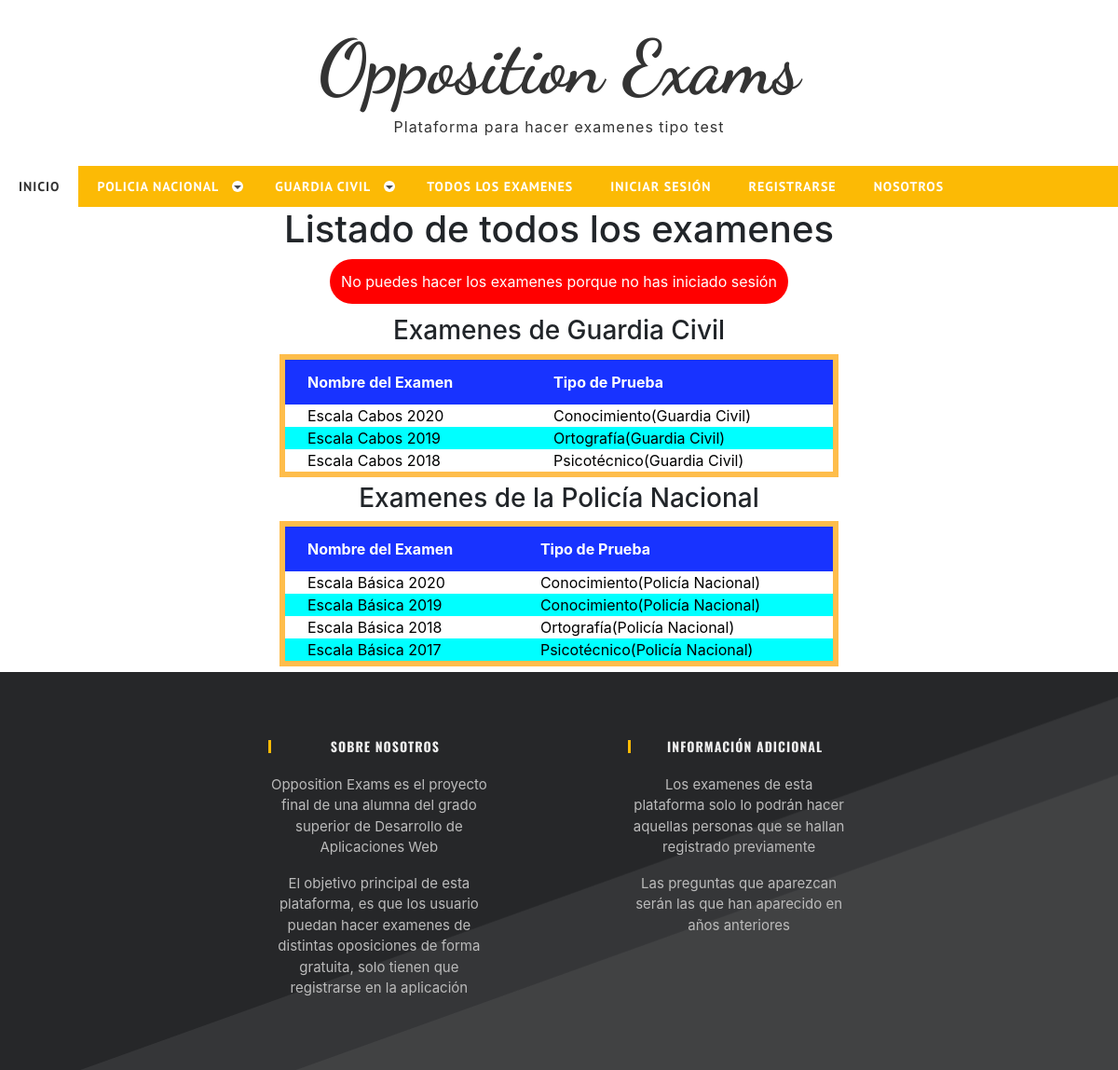
Screenshot of /oppositionexams/lista/ with the database file from the repository.
### examenes/models.py (models this page shows, shortened)
class Examen(models.Model):
    nombre = models.CharField(max_length=250)
    categoria = models.ForeignKey(Categoria, null=True, blank=True, verbose_name=_("Categoría"), on_delete= models.CASCADE)
    sub_categoria = models.ForeignKey(SubCategoria, null=True, blank=True, verbose_name=_("Sub-Categoría"), on_delete= models.CASCADE)
    numero_de_preguntas = models.IntegerField()
    tiempo = models.IntegerField(help_text="Duración del examen en minutos")
    puntuacion_para_pasar = models.IntegerField(help_text="Puntuación necesaria para aprobar")
    class Meta:
        verbose_name_plural=_("Examenes")

class SubCategoria(models.Model):
    sub_categoria = models.CharField(verbose_name=_("Sub-Categoría"),max_length=250,blank=True, null=True)
    categoria = models.ForeignKey(Categoria, null=True, blank=True, verbose_name=_("Categoría"), on_delete=models.CASCADE)
    objects = CategoriaManager()
    class Meta:
        verbose_name=_("Sub-Categoría")
        verbose_name_plural=_("Sub-Categorias")
    def __str__(self):
        return self.sub_categoria+"("+self.categoria.categoria+")"

class Categoria(models.Model):
    categoria = models.CharField(verbose_name=_("Categoría"),max_length=250,blank=True,unique=True,null=True)
    objects = CategoriaManager()
    class Meta:
        verbose_name=_("Categría")
        verbose_name_plural=_("Categorias")

### examenes/views.py (the view)
def lista_examenes(request):
    examen_policia = Examen.objects.filter(categoria=1)
    examen_guardia = Examen.objects.filter(categoria=2)
    context = {'examen_policia':examen_policia,'examen_guardia':examen_guardia}
    return render(request,'lista.html',context)

### examenes/templates/lista.html (shortened to what this page needs)
{% extends "base_generic.html" %}
{% load static %}
{% block scripts %}
{% if user.is_authenticated %}
<script src="{% static 'js/main.js' %}" defer></script>
<link rel="stylesheet" href="{% static 'css/prueba.css' %}">
{% else %}
<link rel="stylesheet" href="{% static 'css/prueba.css' %}">
{% endif %}
{% endblock scripts %}
{% block content %}
{% if user.is_authenticated %}
  <div class="modal fade" id="quizStartModal" tabindex="-1" aria-labelledby="exampleModalLabel" aria-hidden="true" style="position: absolute;">
    <div class="modal-dialog">
      <div class="modal-content">
        <div class="modal-header">
          <h5 class="modal-title" id="exampleModalLabel">Test</h5>
          <button type="button" class="close" data-dismiss="modal" aria-label="Close">
            <span aria-hidden="true">&times;</span>
          </button>
        </div>
        <div class="modal-body" id="modal-body-confirm">
        </div>
        <div class="modal-footer">
          <button type="button" class="btn btn-danger" data-dismiss="modal">Cerrar</button>
          <button type="button" id ="start-button" class="btn btn-success">Empezar</button>
        </div>
      </div>
    </div>
  </div>
  <div class="h1">Listado de todos los examenes</div>
  <br>
  <div class="h3">Examenes de Guardia Civil</div>
  <table id="tabla" style="border-bottom: 0.5vw solid #FEBD4B;border-top: 0.5vw solid #FEBD4B;border-left: 0.5vw solid #FEBD4B;border-right: 0.5vw solid #FEBD4B;">
    <thead>
      <tr>
        <th style="background-color: rgb(24, 51, 255);padding-left:2vw;">Nombre del Examen</th>
        <th style="background-color: rgb(24, 51, 255);padding-left:2vw;">Tipo de Prueba</th>
      </tr>
    </thead>
    <tbody>
      {% for obj in examen_guardia %}
      <tr>
        <td style="padding-left:2vw;border-bottom: 0.5vw solid #FEBD4B;">  <button class="btn btn-linl modal-button"
          data-pk="{{ obj.pk }}"
          data-examen="{{ obj.nombre }}"
          data-preguntas="{{ obj.numero_de_preguntas }}"
          data-tiempo="{{ obj.tiempo }}"
          data-pasar="{{ obj.puntuacion_para_pasar }}"
          data-toggle="modal"
          data-target='#quizStartModal'
        >
        {{obj.nombre}}
        </button></td>
        <td style="padding-left:2vw;border-bottom: 0.5vw solid #FEBD4B;padding-top: 0.4vw;">{{obj.sub_categoria}}</td>
      </tr>
      {% endfor %}
    </tbody>
  </table>
  <div class="h3">Examenes de Policía Nacional</div>
  <table id="tabla" style="border-bottom: 0.5vw solid #FEBD4B;border-top: 0.5vw solid #FEBD4B;border-left: 0.5vw solid #FEBD4B;border-right: 0.5vw solid #FEBD4B;">
    <thead>
      <tr>
        <th style="background-color: rgb(24, 51, 255);padding-left:2vw;">Nombre del Examen</th>
        <th style="background-color: rgb(24, 51, 255);padding-left:2vw;">Tipo de Prueba</th>
      </tr>
    </thead>
    <tbody>
      {% for obj in examen_policia %}
      <tr>
        <td style="padding-left:2vw;border-bottom: 0.5vw solid #FEBD4B;">  <button class="btn btn-linl modal-button"
          data-pk="{{ obj.pk }}"
          data-examen="{{ obj.nombre }}"
          data-preguntas="{{ obj.numero_de_preguntas }}"
          data-tiempo="{{ obj.tiempo }}"
          data-pasar="{{ obj.puntuacion_para_pasar }}"
          data-toggle="modal"
          data-target='#quizStartModal'
        >
        {{obj.nombre}}
        </button></td>
        <td style="padding-left:2vw;border-bottom: 0.5vw solid #FEBD4B;padding-top: 0.4vw;">{{obj.sub_categoria}}</td>
      </tr>
      {% endfor %}
    </tbody>
  </table>
{% else %}
<div class="h1">Listado de todos los examenes</div>
<div style="background-color: red;color:white ;width: max-content;padding: 1vw;border-radius: 5vw;display: inline-block;
margin-bottom: 1vw;">No puedes hacer los examenes porque no has iniciado sesión</div>
<br>
<div class="h3">Examenes de Guardia Civil</div>
<table id="tabla" style="border-bottom: 0.5vw solid #FEBD4B;border-top: 0.5vw solid #FEBD4B;border-left: 0.5vw solid #FEBD4B;border-right: 0.5vw solid #FEBD4B;">
  <thead>
    <tr>
      <th style="background-color: rgb(24, 51, 255);padding-left:2vw;">Nombre del Examen</th>
      <th style="background-color: rgb(24, 51, 255);padding-left:2vw;">Tipo de Prueba</th>
    </tr>
  </thead>
  <tbody>
    {% for obj in examen_guardia %}
    <tr>
      <td style="padding-left:2vw;">{{obj.nombre}}</td>
      <td style="padding-left:2vw;">{{obj.sub_categoria}}</td>
    </tr>
    {% endfor %}
  </tbody>
</table>
<div class="h3">Examenes de la Policía Nacional</div>
<table id="tabla" style="border-bottom: 0.5vw solid #FEBD4B;border-top: 0.5vw solid #FEBD4B;border-left: 0.5vw solid #FEBD4B;border-right: 0.5vw solid #FEBD4B;">
  <thead>
    <tr>
      <th style="background-color: rgb(24, 51, 255);padding-left:2vw;">Nombre del Examen</th>
      <th style="background-color: rgb(24, 51, 255);padding-left:2vw;">Tipo de Prueba</th>
    </tr>
  </thead>
  <tbody>
    {% for obj in examen_policia %}
    <tr>
      <td style="padding-left:2vw;">{{obj.nombre}}</td>
      <td style="padding-left:2vw;">{{obj.sub_categoria}}</td>
    </tr>
    {% endfor %}
  </tbody>
</table>
{% endif %}
{% endblock content %}

### examenes/templates/base_generic.html (shortened to what this page needs)
{% load static %}
<!DOCTYPE html>
<html lang="en">
<head>
{% block scripts %}
{% endblock scripts %}
    <link rel="stylesheet" href="{% static 'css/zerogrid.css' %}">
  <link rel="stylesheet" href="{% static 'css/style.css' %}">
  <link href="{% static 'font-awesome/css/font-awesome.min.css' %}" rel="stylesheet" type="text/css">
  <link rel="stylesheet" href="{% static 'css/menu.css' %}">
  <link rel="stylesheet" href="https://cdn.jsdelivr.net/npm/bootstrap@4.5.3/dist/css/bootstrap.min.css">
  <link href="{% static 'owl-carousel/owl.carousel.css' %}" rel="stylesheet">
</head>
<body class="home-page">
  <div class="wrap-body">
      <header>
          <div class="logo">
              <a href="{% url 'oppositionexams:index' %}">Opposition Exams</a>
              <span>Plataforma para hacer examenes tipo test</span>
          </div>
          <div id="cssmenu" class="t-left prueba">
              <ul>
                 <li class="active"><a href="{% url 'oppositionexams:index' %}"><span>Inicio</span></a></li>
                 <li class="has-sub"><a href="{% url 'oppositionexams:policia' %}"><span>Policia Nacional</span></a>
                 </li>
                 <li class="has-sub"><a href="{% url 'oppositionexams:guardia' %}"><span>Guardia Civil</span></a>
                 </li>
                 <li><a href="{% url 'oppositionexams:lista' %}"><span>Todos los examenes</span></a></li>
                 {% if user.is_authenticated %}
                                <li><a href="{% url 'oppositionexams:perfil' %}">Mi Perfil</a></li>
                                <li><a href="{% url 'logout' %}">Cerrar Sesión</a></li>
                {% else %}
                                <li><a href="{% url 'login' %}">Iniciar Sesión</a></li>
                                <li><a href="{% url 'oppositionexams:signup' %}">Registrarse</a></li>
                {% endif %}
                 <li><a href="{% url 'oppositionexams:nosotros' %}"><span>Nosotros</span></a></li>
              </ul>
          </div>
      {% block content %}
      {% endblock %}
      <footer>
          <div class="zerogrid wrap-footer">
              <div class="row justify-content-around">
                  <div class="col-1-4 col-footer-1">
                      <div class="wrap-col">
                          <h3 class="widget-title">Sobre Nosotros</h3>
                          <p>Opposition Exams es el proyecto final de una alumna del grado superior de Desarrollo de Aplicaciones Web</p>
                          <p>El objetivo principal de esta plataforma, es que los usuario puedan hacer examenes de distintas oposiciones de forma gratuita, solo tienen que
                              registrarse en la aplicación
                          </p>
                      </div>
                  </div>
                  <div class="col-1-4 col-footer-3">
                      <div class="wrap-col">
                          <h3 class="widget-title">Información Adicional</h3>
                          <p>Los examenes de esta plataforma solo lo podrán hacer aquellas personas que se hallan registrado previamente</p>
                          <p>Las preguntas que aparezcan serán las que han aparecido en años anteriores </p>
                      </div>
                  </div>
              </div>
          </div>
      </footer>
  </div>
</body>
</html>

### static/css/prueba.css (style rules this page uses)
.prueba { z-index: 1; position: unset; }
a { text-decoration: none; color:white; }
td { color: black; padding: 0.5vw; margin: 0.5vw; }
th { background: #FEBD4B; }
#tabla tr:nth-child(even) { background-color: aqua; }

### static/css/zerogrid.css (style rules this page uses)
.zerogrid { width: 1000px; position: relative; margin: 0 auto; padding: 0px; }
.zerogrid:after { content: "\0020"; display: block; height: 0; clear: both; visibility: hidden; }
.zerogrid .row:before,.row:after { content: '\0020'; display: block; overflow: hidden; visibility: hidden; width: 0; height: 0; }
.zerogrid .row:after { clear: both; }
.zerogrid .row { zoom: 1; }
.zerogrid .wrap-col { margin:10px; }
.zerogrid .col-1-2, .zerogrid .col-1-3, .zerogrid .col-2-3, .zerogrid .col-1-4, .zerogrid .col-2-4, .zerogrid .col-3-4, .zerogrid .col-1-5, .zerogrid .col-2-5, .zerogrid .col-3-5, .zerogrid .col-4-5, .zerogrid .col-1-6, .zerogrid .col-2-6, .zerogrid .col-3-6, .zerogrid .col-4-6, .zerogrid .col-5-6 { float:left; display: inline-block; }
.zerogrid .col-1-4,.zerogrid .col-1-4-fixed { width:25%; }

### static/css/style.css (style rules this page uses)
a,abbr,acronym,address,applet,article,aside,audio,b,blockquote,big,body,center,canvas,caption,cite,code,command,datalist,dd,del,details,dfn,dl,div,dt,em,embed,fieldset,figcaption,figure,font,footer,form,h1,h2,h3,h4,h5,h6,header,hgroup,html,i,iframe,img,ins,kbd,keygen,label,legend,li,meter,nav,object,ol,output,p,pre,progress,q,s,samp,section,small,span,source,strike,strong,sub,sup,table,tbody,tfoot,thead,th,tr,tdvideo,tt,u,ul,var { background:transparent;border:0 none;font-size:100%;margin:0;padding:0;border:0;outline:0;vertical-align:top; }
ol, ul { list-style:none; }
table, table td { padding:0;border:none;border-collapse:collapse; }
article, aside, audio, canvas, command, datalist, details, embed, figcaption, figure, footer, header, hgroup, keygen, meter, nav, output, progress, section, source, video { display:block; }
* { -webkit-box-sizing: border-box; -moz-box-sizing: border-box; box-sizing: border-box; }
html { -webkit-text-size-adjust: none; }
a { color: #333;text-decoration: none;-moz-transition: 0.3s; -ms-transition: 0.3s; -o-transition: 0.3s; transition-duration: 0.3s; }
h3, h4 { font-size: 20px;line-height: 20px; }
h1, h2, h3, h4, h5, h6 { clear: both;hyphens: auto; color: #000;line-height: 1.2;font-family: 'Oswald', sans-serif;letter-spacing: 1px; }
p { margin: 10px 0; }
.t-left { text-align: left; }
.widget-title { position: relative;letter-spacing: 1px;font-weight: bold;text-transform: uppercase;line-height: 1.38;margin-bottom: 20px;font-size: 14px;color: #eee;padding-left: 13px; }
.widget-title:before { background-color: #fcba05;content: "";height: 1em;left: 0;margin-top: -0.5em;position: absolute;top: 50%;width: 3px; }
html, body { width:100%; padding:0; margin:0; }
body { font: 16px/26px Arial, Helvetica, sans-serif;font-family: 'Crimson Text', serif;background: #fff; }
header { text-align: center;background: #fff; }
.logo { color: #333;padding: 20px 0 30px; }
.logo a { font-family: 'Dancing Script', cursive;font-size: 80px;color: #333;font-weight: bold;display: block;line-height: 1.3; }
.logo span { font-size: 16px;letter-spacing: 1px; }
footer { background: #262729 url("../images/footerBg.png") no-repeat scroll right bottom;font-size: 15px;color: #bbb }
footer .wrap-footer { padding: 60px 0; }

### examenes/templates/base_generic.html (style rules this page uses)
table { border-collapse: collapse; width: 50%; margin-left: 25%; margin-top: 0.5vw; margin-bottom: 0.5vw; }
th,td { text-align: left; padding: 1vw; }
tr:nth-child(even) { background-color: grey; }
th { background-color: black; color:white }

### rows the page displays
Examen: nombre "Escala Cabos 2020", sub_categoria "Conocimiento(Guardia Civil)"
Examen: nombre "Escala Cabos 2019", sub_categoria "Ortografía(Guardia Civil)"
Examen: nombre "Escala Cabos 2018", sub_categoria "Psicotécnico(Guardia Civil)"
Examen: nombre "Escala Básica 2020", sub_categoria "Conocimiento(Policía Nacional)"
Examen: nombre "Escala Básica 2019", sub_categoria "Conocimiento(Policía Nacional)"
Examen: nombre "Escala Básica 2018", sub_categoria "Ortografía(Policía Nacional)"
Examen: nombre "Escala Básica 2017", sub_categoria "Psicotécnico(Policía Nacional)"
